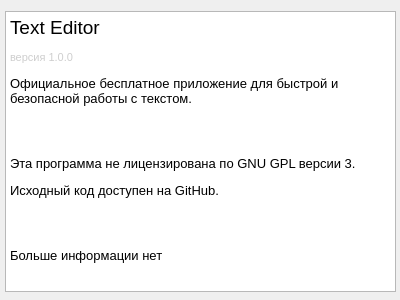
<?xml version="1.0" encoding="UTF-8"?>
<ui version="4.0">
 <class>Form</class>
 <widget class="QWidget" name="Form">
  <property name="geometry">
   <rect>
    <x>0</x>
    <y>0</y>
    <width>400</width>
    <height>300</height>
   </rect>
  </property>
  <property name="minimumSize">
   <size>
    <width>400</width>
    <height>300</height>
   </size>
  </property>
  <property name="maximumSize">
   <size>
    <width>400</width>
    <height>300</height>
   </size>
  </property>
  <property name="windowTitle">
   <string>О программе</string>
  </property>
  <widget class="QLabel" name="label">
   <property name="geometry">
    <rect>
     <x>30</x>
     <y>40</y>
     <width>241</width>
     <height>221</height>
    </rect>
   </property>
   <property name="text">
    <string/>
   </property>
  </widget>
  <widget class="QTextBrowser" name="textBrowser">
   <property name="geometry">
    <rect>
     <x>5</x>
     <y>11</y>
     <width>391</width>
     <height>281</height>
    </rect>
   </property>
   <property name="html">
    <string>&lt;!DOCTYPE HTML PUBLIC &quot;-//W3C//DTD HTML 4.0//EN&quot; &quot;http://www.w3.org/TR/REC-html40/strict.dtd&quot;&gt;
&lt;html&gt;&lt;head&gt;&lt;meta name=&quot;qrichtext&quot; content=&quot;1&quot; /&gt;&lt;style type=&quot;text/css&quot;&gt;
p, li { white-space: pre-wrap; }
&lt;/style&gt;&lt;/head&gt;&lt;body style=&quot; font-family:'MS Shell Dlg 2'; font-size:8.25pt; font-weight:400; font-style:normal;&quot;&gt;
&lt;p style=&quot; margin-top:12px; margin-bottom:12px; margin-left:0px; margin-right:0px; -qt-block-indent:0; text-indent:0px;&quot;&gt;&lt;span style=&quot; font-size:14pt;&quot;&gt;Text Editor&lt;/span&gt;&lt;/p&gt;
&lt;p style=&quot; margin-top:12px; margin-bottom:12px; margin-left:0px; margin-right:0px; -qt-block-indent:0; text-indent:0px;&quot;&gt;&lt;span style=&quot; color:#cecece;&quot;&gt;версия 1.0.0&lt;/span&gt;&lt;/p&gt;
&lt;p style=&quot; margin-top:12px; margin-bottom:12px; margin-left:0px; margin-right:0px; -qt-block-indent:0; text-indent:0px;&quot;&gt;&lt;span style=&quot; font-size:10pt;&quot;&gt;Официальное бесплатное приложение для быстрой и безопасной работы с текстом.&lt;/span&gt;&lt;/p&gt;
&lt;p style=&quot; margin-top:12px; margin-bottom:12px; margin-left:0px; margin-right:0px; -qt-block-indent:0; text-indent:0px;&quot;&gt;&lt;br /&gt;&lt;/p&gt;
&lt;p style=&quot; margin-top:12px; margin-bottom:12px; margin-left:0px; margin-right:0px; -qt-block-indent:0; text-indent:0px;&quot;&gt;&lt;span style=&quot; font-size:10pt;&quot;&gt;Эта программа не лицензирована по GNU GPL версии 3.&lt;/span&gt;&lt;/p&gt;
&lt;p style=&quot; margin-top:12px; margin-bottom:12px; margin-left:0px; margin-right:0px; -qt-block-indent:0; text-indent:0px;&quot;&gt;&lt;span style=&quot; font-size:10pt;&quot;&gt;Исходный код доступен на GitHub.&lt;/span&gt;&lt;/p&gt;
&lt;p style=&quot; margin-top:12px; margin-bottom:12px; margin-left:0px; margin-right:0px; -qt-block-indent:0; text-indent:0px;&quot;&gt;&lt;br /&gt;&lt;/p&gt;
&lt;p style=&quot; margin-top:12px; margin-bottom:12px; margin-left:0px; margin-right:0px; -qt-block-indent:0; text-indent:0px;&quot;&gt;&lt;span style=&quot; font-size:10pt;&quot;&gt;Больше информации нет&lt;/span&gt;&lt;/p&gt;&lt;/body&gt;&lt;/html&gt;</string>
   </property>
  </widget>
 </widget>
 <resources/>
 <connections/>
</ui>
